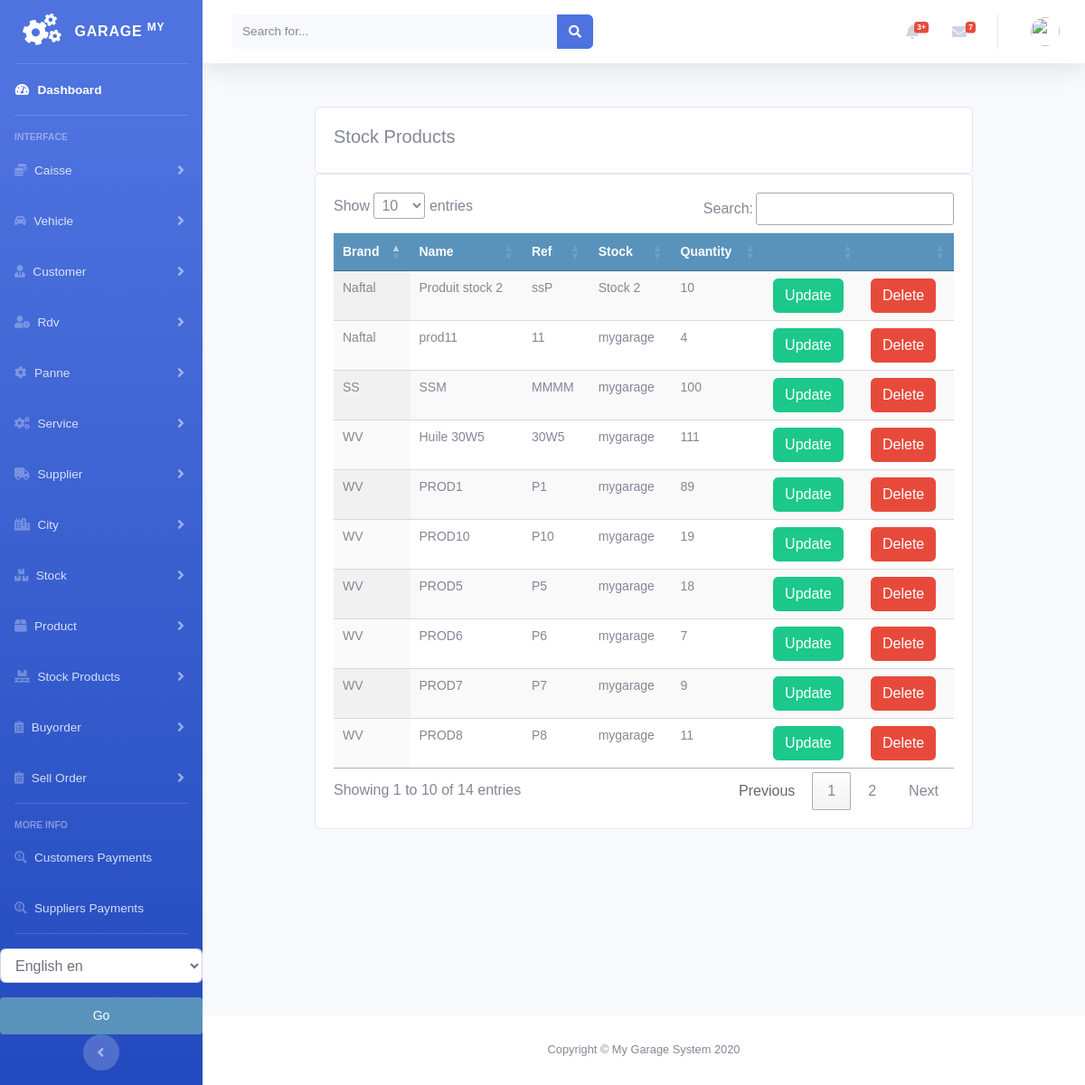
The app's page /stock/all_stockproduct_list, older data.
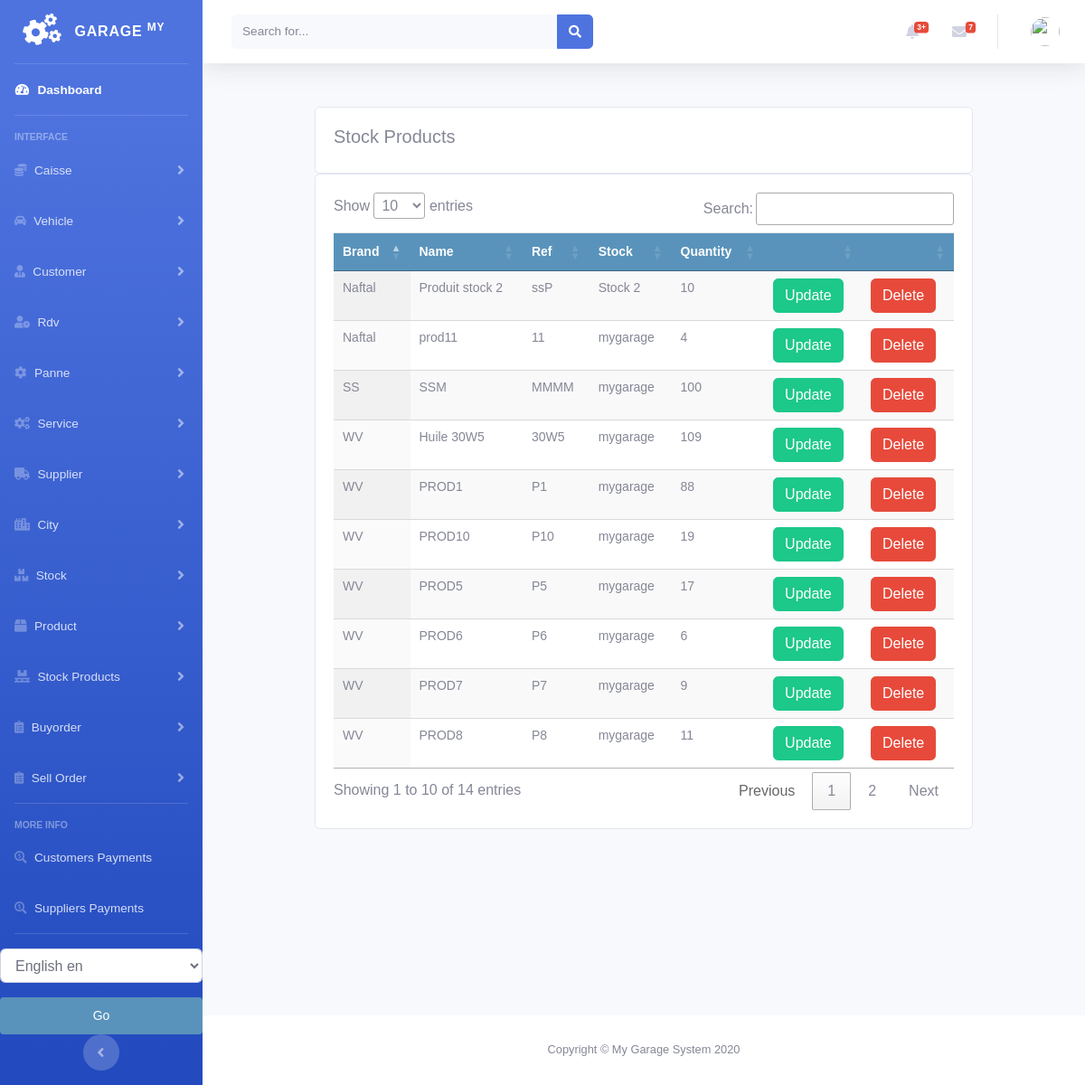
The same page, newer data.
### stock/models.py (models this page shows, shortened)
class StockProduct(models.Model):
    product = models.ForeignKey(Product, null=True, on_delete=models.CASCADE)
    quantity = models.PositiveIntegerField(default=1)
    stock = models.ForeignKey(Stock, null=True, on_delete=models.CASCADE)
    class Meta:
        ordering = ('product',)
        verbose_name = 'stockproduct'
        verbose_name_plural = 'stockproducts'

class Stock(models.Model):
    name = models.CharField(max_length=250, null=True)
    class Meta:
        ordering = ('name',)
        verbose_name = 'stock'
        verbose_name_plural = 'stocks'
    def __str__(self):
        return self.name

### product/models.py (models this page shows, shortened)
class Product(models.Model):
    brand = models.CharField(max_length=250, null=True)
    name = models.CharField(max_length=250, null=True)
    ref = models.CharField(max_length=250, null=True)
    desc = models.CharField(max_length=250, null=True)
    image = models.ImageField(upload_to='products/%Y/%m/%d', blank=True, )
    buyprice = models.DecimalField(max_digits=10, null=True, decimal_places=2, default=0)
    sellprice = models.DecimalField(max_digits=10, null=True, decimal_places=2, default=0)
    alert_quantity = models.PositiveIntegerField(default=1, blank=True, null=True)
    stock = models.ForeignKey('stock.Stock', blank=True, null=True, on_delete=models.CASCADE)
    class Meta:
        ordering = ('name',)
        verbose_name = 'product'
        verbose_name_plural = 'products'

### stock/views.py (the view)
# urls.py: path('all_stockproduct_list', views.all_stockproduct_list, name='all_stockproduct_list'),
def all_stockproduct_list(request):
    stockproducts = StockProduct.objects.all().filter(quantity__gt=0)
    categories = Category.objects.all()
    context = {
        'categories': categories,
        'stockproducts': stockproducts,
    }
    return render(request, 'stockproduct/all_list_stockproduct.html', context)

### stock/templates/stockproduct/all_list_stockproduct.html (shortened to what this page needs)
{% extends 'home.html' %}
{% load static %}
{% load i18n %}
{% block content %}
<br>
<div class="container">
    <div class="row">
    <div class="col-md">
        <div class="card card-body">
            <h5>{% trans "Stock Products" %}</h5>
        </div>
        <div class="card card-body">
            <table id="table_id" class=" table display text-center">
              <thead>
              <tr>
                    <th>{% trans "Brand" %}</th>
                    <th>{% trans "Name" %}</th>
                    <th>{% trans "Ref" %}</th>
                    <th>{% trans "Stock" %}</th>
                    <th>{% trans "Quantity" %}</th>
                    <th></th>
                    <th></th>
                </tr>
              </thead>
                <tbody>
                {% for prod in stockproducts %}
                <tr>
                    <td>
                       {{prod.product.brand}}
                   </td>
                    <td>
                       {{prod.product.name}}
                   </td>
                    <td>
                       {{prod.product.ref}}
                   </td>
                    <td>
                       {{prod.stock}}
                   </td>
                    <td>
                       {{prod.quantity}}
                   </td>
                    <td>
                        <a class="btn btn-success " href="{% url 'stock:update_stockproduct' prod.id %}">{% trans "Update" %}</a>
                    </td>
                    <td>
                        <a class="btn btn-danger " href="{% url 'stock:delete_stockproduct' prod.id %}">{% trans "Delete" %}</a>
                    </td>
                </tr>
                {% endfor %}
                </tbody>
            </table>
        </div>
    </div>
</div>
</div>
{% endblock %}
{% block jsscript %}
<link rel="stylesheet" href="https://ajax.googleapis.com/ajax/libs/jqueryui/1.12.1/themes/smoothness/jquery-ui.css">
<link rel="stylesheet" href="https://cdnjs.cloudflare.com/ajax/libs/chosen/1.8.7/chosen.min.css"/>
<link rel="stylesheet" type="text/css" href="https://cdn.datatables.net/1.10.22/css/jquery.dataTables.css">
{% endblock %}

### accounts/templates/home.html (shortened to what this page needs)
<!DOCTYPE html>
<html lang="en">
<head>
    {% load static %}
    <link rel="stylesheet" href="//code.jquery.com/ui/1.12.1/themes/base/jquery-ui.css">
    <link href="https://cdnjs.cloudflare.com/ajax/libs/font-awesome/5.13.0/css/all.min.css" rel="stylesheet">
    <link rel="stylesheet" href="https://stackpath.bootstrapcdn.com/bootstrap/4.3.1/css/bootstrap.min.css"
>
    <link rel="stylesheet" type="text/css" href="{% static 'vendor/fontawesome-free/css/all.min.css' %}">
    <link rel="stylesheet" type="text/css" href="{% static 'css/sb-admin-2.min.css' %}">
    <link rel="stylesheet" type="text/css" href="{% static 'css/main.css' %}">
</head>
<body id="page-top">
<div id="wrapper">
    {% include 'sidenavbar.html' %}
    <div id="content-wrapper" class="d-flex flex-column">
        {% include 'navbar.html' %}
        <div id="content">
            {% block content %}
            {% endblock %}
        </div>
      <footer class="sticky-footer bg-white">
        <div class="container my-auto">
          <div class="copyright text-center my-auto">
            <span>Copyright &copy; My Garage System 2020</span>
          </div>
        </div>
      </footer>
    </div>
</div>
{% block jsscript %}{% endblock %}
</body>
</html>

### accounts/templates/sidenavbar.html (shortened to what this page needs)
{% load  static %}
{% load i18n %}
<ul class="navbar-nav bg-gradient-primary sidebar sidebar-dark accordion" id="accordionSidebar">
    <a class="sidebar-brand d-flex align-items-center justify-content-center" href="/">
        <div class="sidebar-brand-icon rotate-n-15">
            <i class="fas fa-cogs"></i>
        </div>
        <div class="sidebar-brand-text mx-3">Garage <sup>My</sup></div>
    </a>
    <hr class="sidebar-divider my-0">
    <li class="nav-item active">
        <a class="nav-link" href="/">
            <i class="fas fa-fw fa-tachometer-alt"></i>
            <span>{% trans "Dashboard" %}</span></a>
    </li>
    <hr class="sidebar-divider">
    <div class="sidebar-heading">
        {% trans "Interface" %}
    </div>
    <li class="nav-item">
        <a class="nav-link collapsed" href="#" data-toggle="collapse" data-target="#collapseCaisse"
           aria-expanded="true" aria-controls="collapseCaisse">
            <i class="fas fa-coins"></i>
            <span>{% trans "Caisse" %}</span>
        </a>
    </li>
    <li class="nav-item">
        <a class="nav-link collapsed" href="#" data-toggle="collapse" data-target="#collapseType"
           aria-expanded="true" aria-controls="collapseType">
    <i class="fas fa-car-alt"></i>
            <span>{% trans "Vehicle" %}</span>
        </a>
    </li>
    <li class="nav-item">
        <a class="nav-link collapsed" href="#" data-toggle="collapse" data-target="#collapseCustomer"
           aria-expanded="true" aria-controls="collapseCustomer">
            <i class="fas fa-user-tie"></i>
            <span>{% trans "Customer" %}</span>
        </a>
    </li>
    <li class="nav-item">
        <a class="nav-link collapsed" href="#" data-toggle="collapse" data-target="#collapseRdv"
           aria-expanded="true" aria-controls="collapseRdv">
            <i class="fas fa-user-clock"></i>
            <span>{% trans "Rdv" %}</span>
        </a>
    </li>
    <li class="nav-item">
        <a class="nav-link collapsed" href="#" data-toggle="collapse" data-target="#collapsePanne"
           aria-expanded="true" aria-controls="collapsePanne">
            <i class="fas fa-cog"></i>
            <span>{% trans "Panne" %}</span>
        </a>
    </li>
    <li class="nav-item">
        <a class="nav-link collapsed" href="#" data-toggle="collapse" data-target="#collapseService"
           aria-expanded="true" aria-controls="collapseService">
            <i class="fas fa-cogs"></i>
            <span>{% trans "Service" %}</span>
        </a>
    </li>
    <li class="nav-item">
        <a class="nav-link collapsed" href="#" data-toggle="collapse" data-target="#collapsesupplier"
           aria-expanded="true" aria-controls="collapsesupplier">
            <i class="fas fa-truck"></i>
            <span>{% trans "Supplier" %}</span>
        </a>
    </li>
    <li class="nav-item">
        <a class="nav-link collapsed" href="#" data-toggle="collapse" data-target="#collapseCity"
           aria-expanded="true" aria-controls="collapseCity">
            <i class="fas fa-city"></i>
            <span>{% trans "City" %}</span>
        </a>
    </li>
    <li class="nav-item">
        <a class="nav-link collapsed" href="#" data-toggle="collapse" data-target="#collapsestock"
           aria-expanded="true" aria-controls="collapsestock">
            <i class="fas fa-boxes"></i>
            <span>{% trans "Stock" %}</span>
        </a>
    </li>
    <li class="nav-item">
        <a class="nav-link collapsed" href="#" data-toggle="collapse" data-target="#collapseproduct"
           aria-expanded="true" aria-controls="collapseproduct">
            <i class="fas fa-box"></i>
            <span>{% trans "Product" %}</span>
        </a>
    </li>
    <li class="nav-item">
        <a class="nav-link collapsed" href="#" data-toggle="collapse" data-target="#collapsestockproduct"
           aria-expanded="true" aria-controls="collapsestockproduct">
            <i class="fas fa-pallet"></i>
            <span>{% trans "Stock Products" %}</span>
        </a>
    </li>
    <li class="nav-item">
        <a class="nav-link collapsed" href="#" data-toggle="collapse" data-target="#collapsebuyorder"
           aria-expanded="true" aria-controls="collapsebuyorder">
            <i class="fas fa-clipboard-list"></i>
            <span>{% trans "Buyorder" %}</span>
        </a>
    </li>
    <li class="nav-item">
        <a class="nav-link collapsed" href="#" data-toggle="collapse" data-target="#collapsesellorder"
           aria-expanded="true" aria-controls="collapsesellorder">
            <i class="fas fa-clipboard-list"></i>
            <span>{% trans "Sell Order" %}</span>
        </a>
    </li>
    <hr class="sidebar-divider">
    <div class="sidebar-heading">
        {% trans "More Info" %}
    </div>
    <li class="nav-item">
        <a class="nav-link" href="{% url 'payments:customer_payment_list' %}">
            <i class="fas fa-search-dollar"></i>
            <span>{% trans "Customers Payments" %}</span></a>
    </li>
    <li class="nav-item">
        <a class="nav-link" href="{% url 'payments:supplier_payment_list' %}">
            <i class="fas fa-search-dollar"></i>
            <span>{% trans "Suppliers Payments" %}</span></a>
    </li>
    <hr class="sidebar-divider d-none d-md-block">
    {% get_current_language as LANGUAGE_CODE %}
          <form action="{% url 'set_language'%}" method="post">
              <select class="form-control" name="language" id="">
                  {% get_available_languages as LANGUAGES %}
                  {% get_language_info_list for LANGUAGES as languages %}
                  {% for language in languages %}
                    <option value="{{ language.code }}" {% if language.code == LANGUAGE_CODE %} selected {% endif %}>
                       <i class="fas fa-clipboard-list"></i>  {{ language.name_local}} {{ language.code }}
                    </option>
                  {% endfor %}
              </select>
              <input class="btn btn-warning btn-block mt-3" type="submit" value="Go">
          </form>
    <div class="text-center d-none d-md-inline">
        <button class="rounded-circle border-0" id="sidebarToggle"></button>
    </div>
</ul>

### accounts/templates/navbar.html (shortened to what this page needs)
{% load  static %}
{% load i18n %}
        <nav class="navbar navbar-expand navbar-light bg-white topbar mb-4 static-top shadow">
          <form class="d-none d-sm-inline-block form-inline mr-auto ml-md-3 my-2 my-md-0 mw-100 navbar-search">
            <div class="input-group">
              <input type="text" class="form-control bg-light border-0 small" placeholder="Search for..." aria-label="Search" aria-describedby="basic-addon2">
              <div class="input-group-append">
                <button class="btn btn-primary" type="button">
                  <i class="fas fa-search fa-sm"></i>
                </button>
              </div>
            </div>
          </form>
          <ul class="navbar-nav ml-auto">
            <li class="nav-item dropdown no-arrow mx-1">
              <a class="nav-link dropdown-toggle" href="#" id="alertsDropdown" role="button" data-toggle="dropdown" aria-haspopup="true" aria-expanded="false">
                <i class="fas fa-bell fa-fw"></i>
                <span class="badge badge-danger badge-counter">3+</span>
              </a>
            </li>
            <li class="nav-item dropdown no-arrow mx-1">
              <a class="nav-link dropdown-toggle" href="#" id="messagesDropdown" role="button" data-toggle="dropdown" aria-haspopup="true" aria-expanded="false">
                <i class="fas fa-envelope fa-fw"></i>
                <span class="badge badge-danger badge-counter">7</span>
              </a>
            </li>
            <li class="nav-item dropdown no-arrow">
              <a class="nav-link dropdown-toggle" href="#" id="userDropdown" role="button" data-toggle="dropdown" aria-haspopup="true" aria-expanded="false">
                <img class="img-profile rounded-circle" src="https://source.unsplash.com/QAB-WJcbgJk/60x60">
              </a>
            </li>
          </ul>
        </nav>

### static/css/main.css (style rules this page uses)
body { margin:0; padding:0; font-family:helvetica, sans-serif; }
h1, h2, h3, h4, h5 , h6 { font-family: 'Ubuntu', sans-serif; font-weight:normal; }
a { text-decoration:none; color:#5993bb; }
a.button, input[type="submit"] { color:#fff; background:#5993bb; border-radius:4px; padding:10px 20px; font-size:14px; border:0; }
table { width:100%; border-spacing:0; border-collapse: collapse; }
table th, table td { text-align:left; font-size:14px; padding:10px; margin:0; }
tbody tr:nth-child(odd) { background:#efefef; }
thead th, tbody tr.total { background:#5993bb; color:#fff; font-weight:bold; }
#content { padding:0 100px; overflow:hidden; }

Row changes from the older to the newer data that the page shows:
changed StockProduct "Huile 30W5": quantity "111" → "109"
changed StockProduct "PROD1": quantity "89" → "88"
changed StockProduct "PROD5": quantity "18" → "17"
changed StockProduct "PROD6": quantity "7" → "6"
